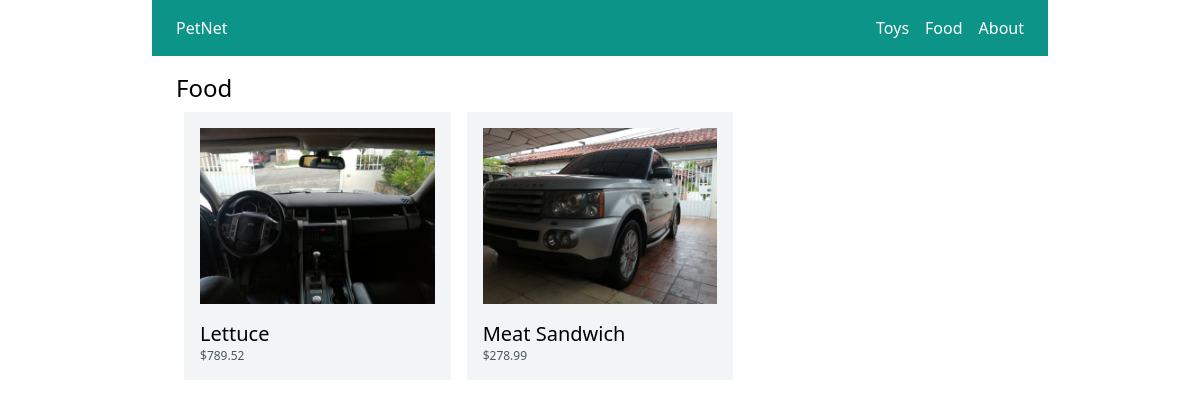
Screenshot of /food/ with the database file from the repository.
### store/models.py (models this page shows, shortened)
class Category(models.Model):
    title = models.CharField(max_length=50)
    slug = models.SlugField(max_length=50)
    class Meta:
        verbose_name_plural = 'Categories'

class Product(models.Model):
    user = models.ForeignKey(User, related_name="products", on_delete=models.CASCADE)
    category = models.ForeignKey(Category, related_name="products", on_delete=models.CASCADE)
    title = models.CharField(max_length=50)
    slug = models.SlugField(max_length=50)
    description = models.TextField(blank=True)
    price = models.IntegerField()
    image = models.ImageField(upload_to='uploads/product_images/', blank=True, null=True) # Install pip3 install pillow
    created_at = models.DateTimeField(auto_now_add=True)
    updated_at = models.DateTimeField(auto_now=True)
    class Meta:
        ordering = ('-created_at',)
    def get_display_price(self):
        return self.price / 100

### store/views.py (the view)
# urls.py: path('<slug:slug>/', views.category_detail, name="category_detail"),
def category_detail(request, slug):
  category = get_object_or_404(Category, slug=slug)
  products = category.products.all()
  return render(request, 'store/category_detail.html', {'category':category, 'products':products})

### store/templatetags/menu.py (called while the page is built)
@register.inclusion_tag('core/menu.html')
def menu():
  categories = Category.objects.all()
  return {'categories':categories}

### store/templates/store/category_detail.html (shortened to what this page needs)
{% extends 'core/base.html' %}
{% block content %}
<h1 class="text-2xl">{{ category.title }}</h1>
<div class="flex flex-wrap">
  {% for product in products %}
  <div class="product w-1/3 p-2">
    <div class="p-4 bg-gray-100">
      {% if product.image %}
    <div class='image mb-4'>
      <img src="{{ product.image.url }}" alt="{{ product.title }}" >
    </div>
    {% endif %}
      <a href="{% url 'product_detail' product.category.slug product.slug %}">
        <h2 class="text-xl">{{ product.title }}</h2>
        <p class="text-xs text-gray-600">${{ product.get_display_price }}</p>
      </a>
    </div>
  </div>
  {% endfor %}
</div>
{% endblock %}

### core/templates/core/menu.html
{% for category in categories %}
  <a href="{% url 'category_detail' category.slug %}" class="text-white">{{ category.title }}</a>
{% endfor %}
<a href="{% url 'about' %}" class="text-white">About</a>

### rows the page displays
Category: title "Toys"
Category: title "Food"
Product: image (picture), title "Lettuce", get_display_price "789.52"
Product: image (picture), title "Meat Sandwich", get_display_price "278.99"
